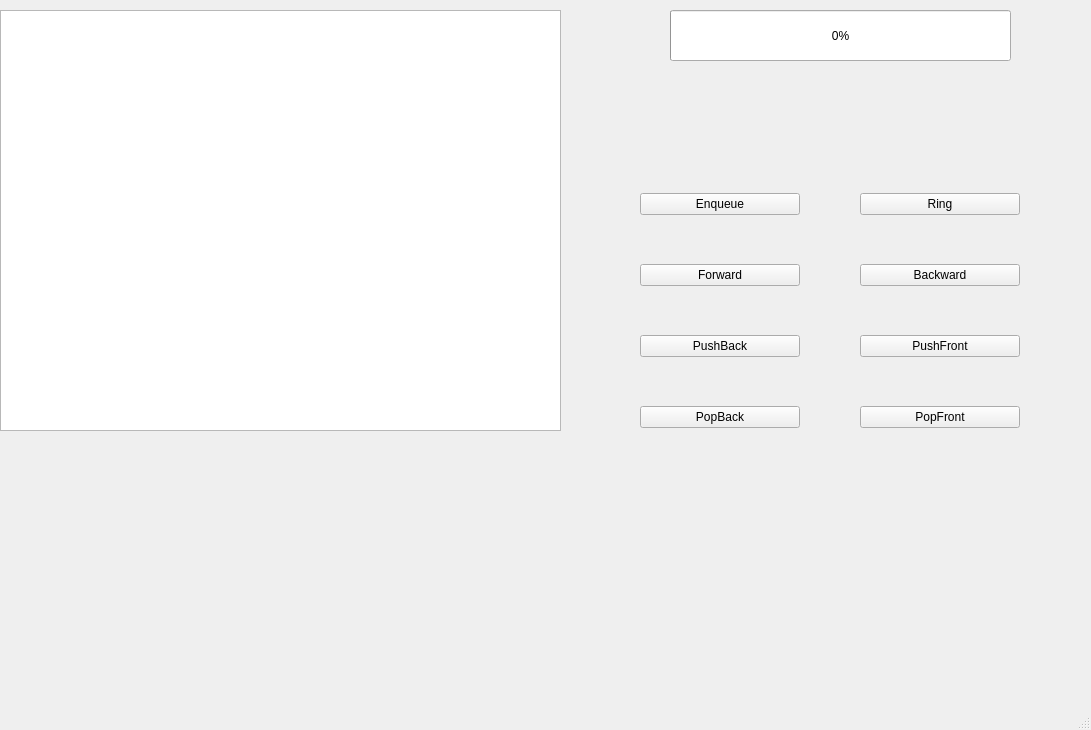
<?xml version="1.0" encoding="UTF-8"?>
<ui version="4.0">
 <class>MainWindow</class>
 <widget class="QMainWindow" name="MainWindow">
  <property name="geometry">
   <rect>
    <x>0</x>
    <y>0</y>
    <width>1091</width>
    <height>730</height>
   </rect>
  </property>
  <property name="windowTitle">
   <string>MainWindow</string>
  </property>
  <widget class="QWidget" name="centralwidget">
   <widget class="QProgressBar" name="progressBar">
    <property name="geometry">
     <rect>
      <x>670</x>
      <y>10</y>
      <width>341</width>
      <height>51</height>
     </rect>
    </property>
    <property name="value">
     <number>0</number>
    </property>
   </widget>
   <widget class="QLabel" name="label">
    <property name="geometry">
     <rect>
      <x>650</x>
      <y>90</y>
      <width>361</width>
      <height>41</height>
     </rect>
    </property>
    <property name="text">
     <string/>
    </property>
   </widget>
   <widget class="QListWidget" name="listWidget">
    <property name="geometry">
     <rect>
      <x>0</x>
      <y>10</y>
      <width>561</width>
      <height>421</height>
     </rect>
    </property>
   </widget>
   <widget class="QWidget" name="verticalLayoutWidget">
    <property name="geometry">
     <rect>
      <x>640</x>
      <y>150</y>
      <width>160</width>
      <height>321</height>
     </rect>
    </property>
    <layout class="QVBoxLayout" name="verticalLayout">
     <item>
      <widget class="QPushButton" name="pushButtonEnqueue">
       <property name="text">
        <string>Enqueue</string>
       </property>
      </widget>
     </item>
     <item>
      <widget class="QPushButton" name="pushButtonForward">
       <property name="text">
        <string>Forward</string>
       </property>
      </widget>
     </item>
     <item>
      <widget class="QPushButton" name="pushButtonPushBack">
       <property name="text">
        <string>PushBack</string>
       </property>
      </widget>
     </item>
     <item>
      <widget class="QPushButton" name="pushButtonPopBack">
       <property name="text">
        <string>PopBack</string>
       </property>
      </widget>
     </item>
    </layout>
   </widget>
   <widget class="QWidget" name="verticalLayoutWidget_2">
    <property name="geometry">
     <rect>
      <x>860</x>
      <y>150</y>
      <width>160</width>
      <height>321</height>
     </rect>
    </property>
    <layout class="QVBoxLayout" name="verticalLayout_2">
     <item>
      <widget class="QPushButton" name="pushButtonRing">
       <property name="text">
        <string>Ring</string>
       </property>
      </widget>
     </item>
     <item>
      <widget class="QPushButton" name="pushButtonBackward">
       <property name="text">
        <string>Backward</string>
       </property>
      </widget>
     </item>
     <item>
      <widget class="QPushButton" name="pushButtonPushFront">
       <property name="text">
        <string>PushFront</string>
       </property>
      </widget>
     </item>
     <item>
      <widget class="QPushButton" name="pushButtonPopFront">
       <property name="text">
        <string>PopFront</string>
       </property>
      </widget>
     </item>
    </layout>
   </widget>
  </widget>
  <widget class="QMenuBar" name="menubar">
   <property name="geometry">
    <rect>
     <x>0</x>
     <y>0</y>
     <width>1091</width>
     <height>26</height>
    </rect>
   </property>
  </widget>
  <widget class="QStatusBar" name="statusbar"/>
 </widget>
 <resources/>
 <connections/>
</ui>
